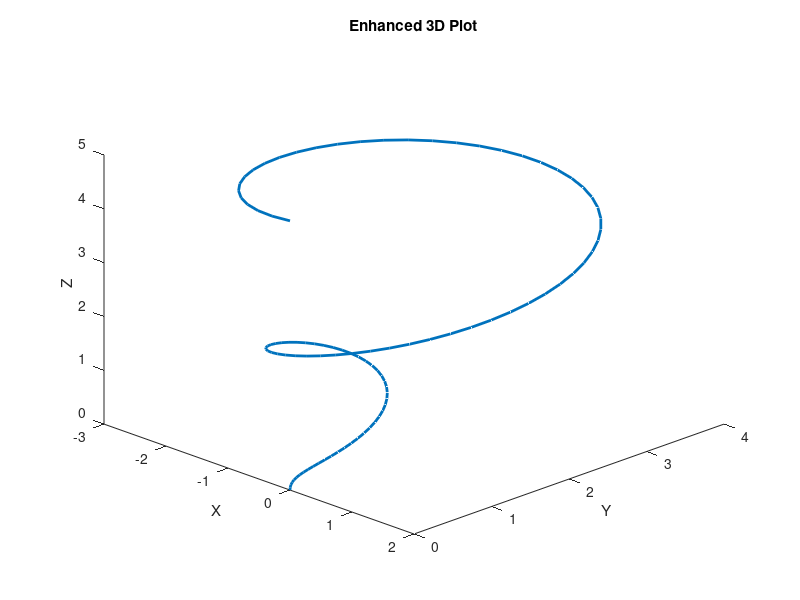

The MATLAB script that drew this image:
theta = linspace(0, 2*pi, 100);
z = linspace(0, 5, 100);
r = z .* sin(theta);

% 3D plot with enhanced depth perception
figure;
colormap('jet'); % Set the colormap
h = plot3(r.*cos(theta), r.*sin(theta), z, 'LineWidth', 2);
view(45, 30); % Adjust the viewing angle
light('Position', [1 1 1]); % Add a light source
title('Enhanced 3D Plot');
xlabel('X');
ylabel('Y');
zlabel('Z');